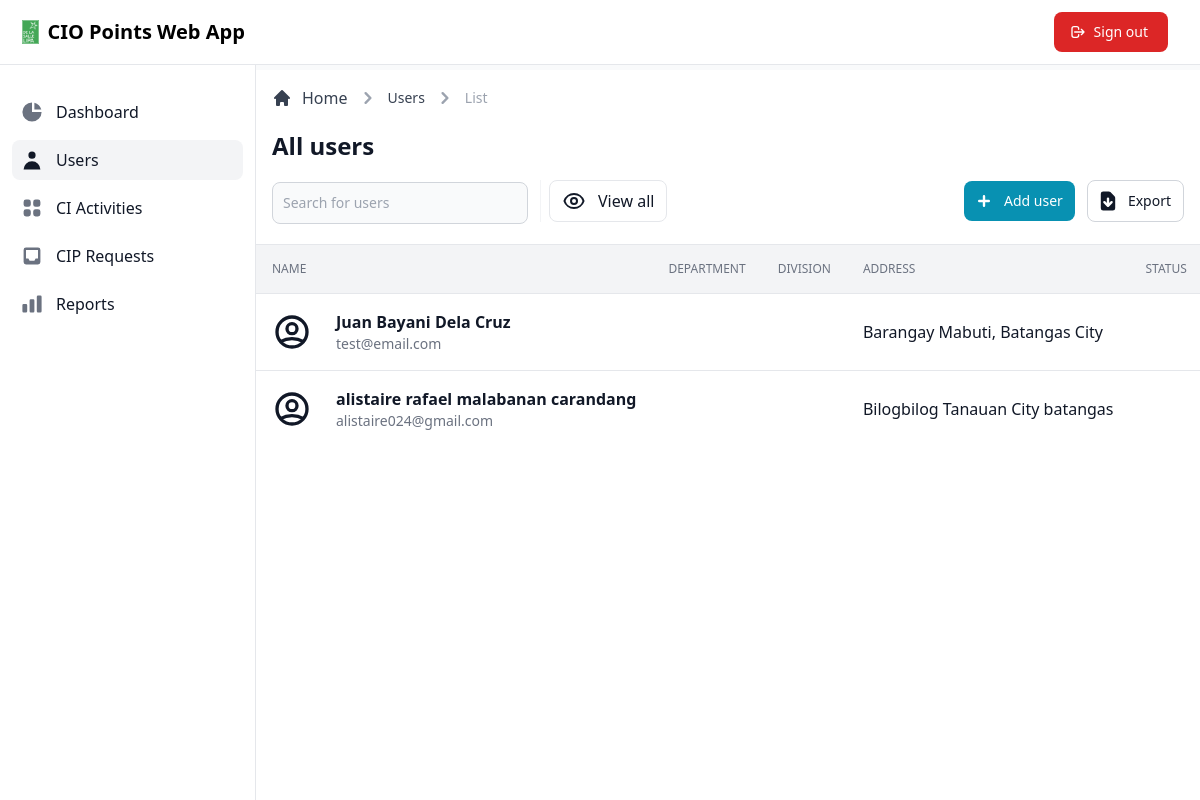
The page /admin/view/users.php (signed in) on the database as committed earlier.
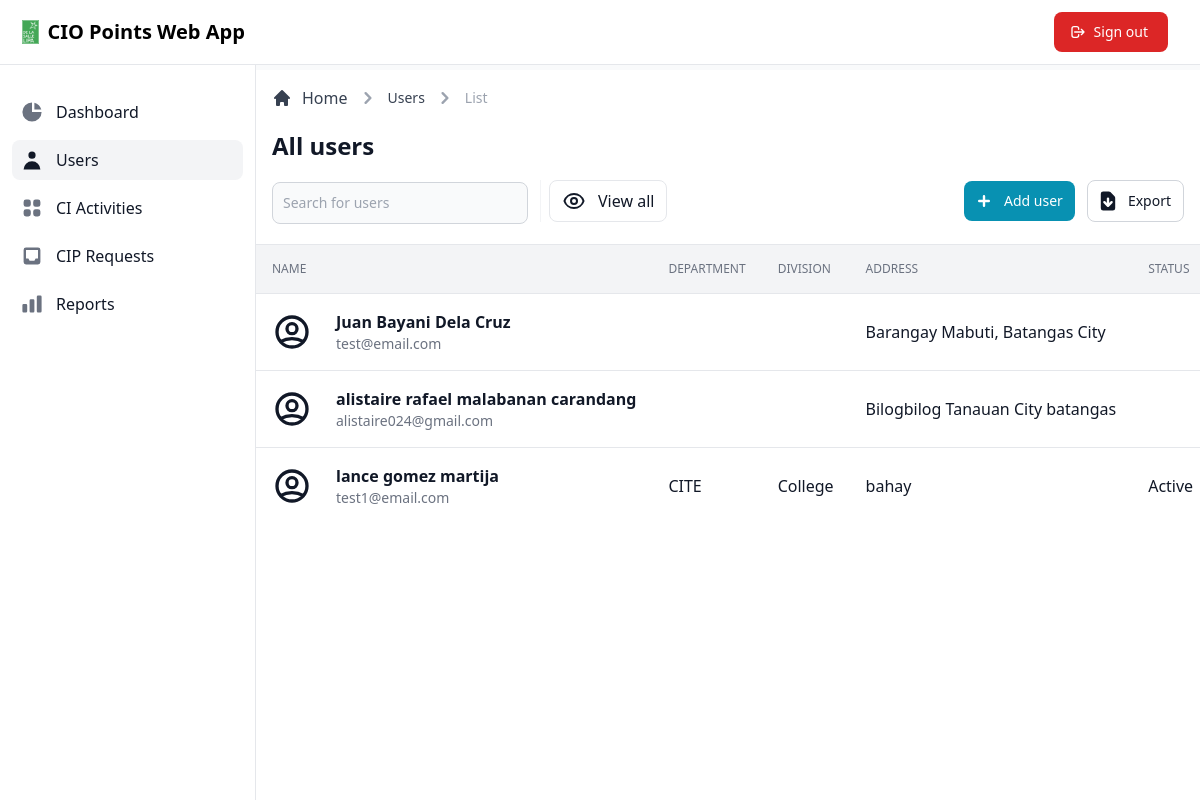
The same page on the database as committed later.
### tables this page shows
CREATE TABLE `user` (
  `user_id` int(11) NOT NULL,
  `first_name` varchar(255) NOT NULL,
  `middle_name` varchar(255) NOT NULL,
  `last_name` varchar(255) NOT NULL,
  `address` varchar(255) NOT NULL,
  `email` varchar(255) NOT NULL,
  `password` varchar(255) NOT NULL,
  `contact_number` varchar(255) NOT NULL,
  `department` varchar(255) NOT NULL,
  `division` varchar(255) NOT NULL,
  `status` varchar(255) NOT NULL,
  `date_created` timestamp NOT NULL DEFAULT current_timestamp(),
  `date_updated` timestamp NOT NULL DEFAULT current_timestamp() ON UPDATE current_timestamp()
);

### admin/view/users.php (called while the page is built, shortened)
<?php
$data = [
    'title' => 'Users',
    'dir' => '../../'
];
include_once '../database/database.php';
class DisplayUsers extends Dbh
{
    public function getUser()
    {
        $sql = 'SELECT * FROM user;';
        $stmt = $this->connect()->prepare($sql);
        if (!$stmt->execute()) {
            $stmt = null;
            exit;
        }
        $result = $stmt->fetchAll(PDO::FETCH_ASSOC);
        return $result;
    }
}
$display = new DisplayUsers();
$records = $display->getUser();
require_once('../layouts/header.php');
require_once('../layouts/navbar.php');
require_once('../layouts/sidebar.php');
require_once('../pages/users/main.php');
require_once('../layouts/footer.php');

### admin/database/database.php (called while the page is built)
<?php
class Dbh
{
  private $hostname = 'localhost';
  private $username = 'root';
  private $password = '';
  private $dbname = 'dbciopointswebapp';
  public function connect()
  {
    try {
      $dbh = new PDO('mysql:host=' . $this->hostname . ';dbname=' . $this->dbname, $this->username, $this->password);
      return $dbh;
    } catch (PDOException $e) {
      print "Error!: " . $e->getMessage() . "<br>";
      die();
    }
  }
}

### admin/pages/users/tabledata.php (the view, shortened to what this page needs)
<div class="flex flex-col">
  <div class="overflow-x-auto">
    <div class="inline-block min-w-full align-middle">
      <div class="overflow-hidden shadow">
        <table class="min-w-full divide-y divide-gray-200 table-fixed">
          <thead class="bg-gray-100">
            <tr>
              <th scope="col" class="p-4 text-xs font-medium text-left text-gray-500 uppercase">
                Name
              </th>
              <th scope="col" class="p-4 text-xs font-medium text-left text-gray-500 uppercase">
                Department
              </th>
              <th scope="col" class="p-4 text-xs font-medium text-left text-gray-500 uppercase">
                Division
              </th>
              <th scope="col" class="p-4 text-xs font-medium text-left text-gray-500 uppercase">
                Address
              </th>
              <th scope="col" class="p-4 text-xs font-medium text-left text-gray-500 uppercase">
                Status
              </th>
            </tr>
          </thead>
          <tbody class="bg-white divide-y divide-gray-200">
            <?php foreach ($records as $data) { ?>
              <tr class="hover:bg-gray-100">
                <td class="flex items-center p-4 mr-12 space-x-6 whitespace-nowrap lg:mr-0">
                  <div class="text-sm font-normal text-gray-500">
                    <div class="text-base font-semibold text-gray-900"><?= $data['first_name'] . ' ' . $data['middle_name'] . ' ' . $data['last_name']; ?></div>
                    <div class="text-sm font-normal text-gray-500"><?= $data['email'] ?></div>
                  </div>
                </td>
                <td class="p-4 text-base font-medium text-gray-900 whitespace-nowrap"><?= $data['department']; ?></td>
                <td class="p-4 text-base font-medium text-gray-900 whitespace-nowrap"><?= $data['division']; ?></td>
                <td class="p-4 text-base font-medium text-gray-900 whitespace-nowrap"><?= $data['address']; ?></td>
                <td class="p-4 text-base font-normal text-gray-900 whitespace-nowrap"><?= $data['status'] ?></td>
              </tr>
            <?php } ?>
          </tbody>
        </table>
      </div>
    </div>
  </div>
</div>

### admin/layouts/header.php (shortened to what this page needs)
<!DOCTYPE html>
<html lang="en">
<head>
  <link rel="stylesheet" href="<?= $data['dir']; ?>src/css/style.css?<?= time(); ?>">
</head>
<body>

### admin/layouts/navbar.php (shortened to what this page needs)
<nav class="fixed z-30 w-full bg-white border-b border-gray-200">
  <div class="px-3 py-3 lg:px-5 lg:pl-3">
    <div class="flex items-center justify-between">
      <div class="flex items-center justify-start">
        <a href="#" class="text-xl font-bold flex items-center lg:ml-2.5">
          <img src="../../src/images/dlsl-logo.png" class="h-6 mr-2" alt="Windster Logo">
          <span class="self-center whitespace-nowrap">CIO Points Web App</span>
        </a>
      </div>
      <div class="flex items-center">
        <a href="../includes/logout.inc.php" class="hidden sm:inline-flex ml-5 text-white bg-red-600 hover:bg-red-700 focus:ring-4 focus:ring-red-200 font-medium rounded-lg text-sm px-5 py-2.5 text-center items-center mr-3">
          <svg xmlns="http://www.w3.org/2000/svg" class="w-4 h-4 mr-2 -ml-1" fill="none" viewBox="0 0 24 24" stroke="currentColor" stroke-width="2">
            <path stroke-linecap="round" stroke-linejoin="round" d="M17 16l4-4m0 0l-4-4m4 4H7m6 4v1a3 3 0 01-3 3H6a3 3 0 01-3-3V7a3 3 0 013-3h4a3 3 0 013 3v1" />
          </svg>
          Sign out
        </a>
      </div>
    </div>
  </div>
</nav>

### admin/layouts/sidebar.php (shortened to what this page needs)
<aside id="sidebar" class="fixed top-0 left-0 z-20 flex flex-col flex-shrink-0 hidden w-64 h-full pt-16 duration-75 lg:flex transition-width" aria-label="Sidebar">
  <div class="relative flex flex-col flex-1 min-h-0 pt-0 bg-white border-r border-gray-200">
    <div class="flex flex-col flex-1 pt-5 pb-4 overflow-y-auto">
      <div class="flex-1 px-3 space-y-1 bg-white divide-y">
        <ul class="pb-2 space-y-2">
          <li>
            <a href="../view/dashboard.php" class="flex items-center p-2 text-base font-normal text-gray-900 rounded-lg hover:bg-gray-100 group <?= ($data['title'] == 'Dashboard') ? 'bg-gray-100' : ''; ?>">
              <svg class="w-6 h-6 transition duration-75 group-hover:text-gray-900 <?= ($data['title'] == 'Dashboard') ? 'text-gray-900' : 'text-gray-500'; ?>" fill="currentColor" viewBox="0 0 20 20" xmlns="http://www.w3.org/2000/svg">
                <path d="M2 10a8 8 0 018-8v8h8a8 8 0 11-16 0z"></path>
                <path d="M12 2.252A8.014 8.014 0 0117.748 8H12V2.252z"></path>
              </svg>
              <span class="ml-3">Dashboard</span>
            </a>
          </li>
          <li>
            <a href="../view/users.php" class="text-base text-gray-900 font-normal rounded-lg hover:bg-gray-100 flex items-center p-2 group <?= ($data['title'] == 'Users') ? 'bg-gray-100' : ''; ?>">
              <svg class="w-6 h-6 transition duration-75 group-hover:text-gray-900 <?= ($data['title'] == 'Users') ? 'text-gray-900' : 'text-gray-500'; ?>" fill="currentColor" viewBox="0 0 20 20" xmlns="http://www.w3.org/2000/svg">
                <path fill-rule="evenodd" d="M10 9a3 3 0 100-6 3 3 0 000 6zm-7 9a7 7 0 1114 0H3z" clip-rule="evenodd"></path>
              </svg>
              <span class="flex-1 ml-3 whitespace-nowrap">Users</span>
            </a>
          </li>
          <li>
            <a href="../view/ciactivities.php" class="text-base text-gray-900 font-normal rounded-lg hover:bg-gray-100 flex items-center p-2 group <?= ($data['title'] == 'CI Activities') ? 'bg-gray-100' : ''; ?>">
              <svg xmlns="http://www.w3.org/2000/svg" class="w-6 h-6 transition duration-75 group-hover:text-gray-900 <?= ($data['title'] == 'CI Activities') ? 'text-gray-900' : 'text-gray-500'; ?>" viewBox="0 0 20 20" fill="currentColor">
                <path d="M5 3a2 2 0 00-2 2v2a2 2 0 002 2h2a2 2 0 002-2V5a2 2 0 00-2-2H5zM5 11a2 2 0 00-2 2v2a2 2 0 002 2h2a2 2 0 002-2v-2a2 2 0 00-2-2H5zM11 5a2 2 0 012-2h2a2 2 0 012 2v2a2 2 0 01-2 2h-2a2 2 0 01-2-2V5zM11 13a2 2 0 012-2h2a2 2 0 012 2v2a2 2 0 01-2 2h-2a2 2 0 01-2-2v-2z" />
              </svg>
              <span class="flex-1 ml-3 whitespace-nowrap">CI Activities</span>
            </a>
          </li>
          <li>
            <a href="../view/ciprequests.php" class="text-base text-gray-900 font-normal rounded-lg hover:bg-gray-100 flex items-center p-2 group <?= ($data['title'] == 'CIP Requests') ? 'bg-gray-100' : ''; ?>">
              <svg xmlns="http://www.w3.org/2000/svg" class="w-6 h-6 transition duration-75 group-hover:text-gray-900 <?= ($data['title'] == 'CIP Requests') ? 'text-gray-900' : 'text-gray-500'; ?>" viewBox="0 0 20 20" fill="currentColor">
                <path fill-rule="evenodd" d="M5 3a2 2 0 00-2 2v10a2 2 0 002 2h10a2 2 0 002-2V5a2 2 0 00-2-2H5zm0 2h10v7h-2l-1 2H8l-1-2H5V5z" clip-rule="evenodd" />
              </svg>
              <span class="flex-1 ml-3 whitespace-nowrap">CIP Requests</span>
            </a>
          </li>
          <li>
            <a href="../view/reports.php" class="flex items-center p-2 text-base font-normal text-gray-900 rounded-lg hover:bg-gray-100 group <?= ($data['title'] == 'Reports') ? 'bg-gray-100' : ''; ?>">
              <svg xmlns="http://www.w3.org/2000/svg" class="w-6 h-6 transition duration-75 group-hover:text-gray-900 <?= ($data['title'] == 'Reports') ? 'text-gray-900' : 'text-gray-500'; ?>" viewBox="0 0 20 20" fill="currentColor">
                <path d="M2 11a1 1 0 011-1h2a1 1 0 011 1v5a1 1 0 01-1 1H3a1 1 0 01-1-1v-5zM8 7a1 1 0 011-1h2a1 1 0 011 1v9a1 1 0 01-1 1H9a1 1 0 01-1-1V7zM14 4a1 1 0 011-1h2a1 1 0 011 1v12a1 1 0 01-1 1h-2a1 1 0 01-1-1V4z" />
              </svg>
              <span class="flex-1 ml-3 whitespace-nowrap">Reports</span>
            </a>
          </li>
        </ul>
      </div>
    </div>
  </div>
</aside>

### admin/pages/users/main.php (shortened to what this page needs)
<div class="flex pt-16 overflow-hidden bg-white">
  <div id="main-content" class="relative w-full h-full overflow-y-auto bg-gray-50 lg:ml-64">
    <main>
      <div class="p-4 bg-white block sm:flex items-center justify-between border-b border-gray-200 lg:mt-1.5">
        <div class="w-full mb-1">
          <div class="mb-4">
            <nav class="flex mb-5" aria-label="Breadcrumb">
              <ol class="inline-flex items-center space-x-1 md:space-x-2">
                <li class="inline-flex items-center">
                  <a href="../view/dashboard.php" class="inline-flex items-center text-gray-700 hover:text-gray-900">
                    <svg class="w-5 h-5 mr-2.5" fill="currentColor" viewBox="0 0 20 20" xmlns="http://www.w3.org/2000/svg">
                      <path d="M10.707 2.293a1 1 0 00-1.414 0l-7 7a1 1 0 001.414 1.414L4 10.414V17a1 1 0 001 1h2a1 1 0 001-1v-2a1 1 0 011-1h2a1 1 0 011 1v2a1 1 0 001 1h2a1 1 0 001-1v-6.586l.293.293a1 1 0 001.414-1.414l-7-7z"></path>
                    </svg>
                    Home
                  </a>
                </li>
                <li>
                  <div class="flex items-center">
                    <svg class="w-6 h-6 text-gray-400" fill="currentColor" viewBox="0 0 20 20" xmlns="http://www.w3.org/2000/svg">
                      <path fill-rule="evenodd" d="M7.293 14.707a1 1 0 010-1.414L10.586 10 7.293 6.707a1 1 0 011.414-1.414l4 4a1 1 0 010 1.414l-4 4a1 1 0 01-1.414 0z" clip-rule="evenodd"></path>
                    </svg>
                    <a href="#" class="ml-1 text-sm font-medium text-gray-700 hover:text-gray-900 md:ml-2">Users</a>
                  </div>
                </li>
                <li>
                  <div class="flex items-center">
                    <svg class="w-6 h-6 text-gray-400" fill="currentColor" viewBox="0 0 20 20" xmlns="http://www.w3.org/2000/svg">
                      <path fill-rule="evenodd" d="M7.293 14.707a1 1 0 010-1.414L10.586 10 7.293 6.707a1 1 0 011.414-1.414l4 4a1 1 0 010 1.414l-4 4a1 1 0 01-1.414 0z" clip-rule="evenodd"></path>
                    </svg>
                    <span class="ml-1 text-sm font-medium text-gray-400 md:ml-2" aria-current="page">List</span>
                  </div>
                </li>
              </ol>
            </nav>
            <h1 class="text-xl font-semibold text-gray-900 sm:text-2xl">All users</h1>
          </div>
          <div class="sm:flex">
            <div class="items-center hidden mb-3 sm:flex sm:divide-x sm:divide-gray-100 sm:mb-0">
              <form class="lg:pr-3" action="#" method="GET">
                <div class="relative mt-1 lg:w-64 xl:w-96">
                  <input type="text" name="search" id="users-search" class="bg-gray-50 border border-gray-300 text-gray-900 sm:text-sm rounded-lg focus:ring-cyan-600 focus:border-cyan-600 block w-full p-2.5" placeholder="Search for users">
                </div>
              </form>
              <div class="flex pl-0 mt-3 space-x-1 sm:pl-2 sm:mt-0">
                <a href="users.php" class="text-gray-900 bg-white hover:bg-gray-100 focus:ring-4 focus:ring-gray-200 border border-gray-200 font-medium inline-flex items-center rounded-lg text-base px-3 py-2 text-center;">
                  <span>View all</span>
                </a>
              </div>
            </div>
            <div class="flex items-center ml-auto space-x-2 sm:space-x-3">
              <a href="../view/addUser.php" class="inline-flex items-center justify-center w-1/2 px-3 py-2 text-sm font-medium text-center text-white rounded-lg bg-cyan-600 hover:bg-cyan-700 focus:ring-4 focus:ring-cyan-200 sm:w-auto">
                <svg class="w-6 h-6 mr-2 -ml-1" fill="currentColor" viewBox="0 0 20 20" xmlns="http://www.w3.org/2000/svg">
                  <path fill-rule="evenodd" d="M10 5a1 1 0 011 1v3h3a1 1 0 110 2h-3v3a1 1 0 11-2 0v-3H6a1 1 0 110-2h3V6a1 1 0 011-1z" clip-rule="evenodd"></path>
                </svg>
                Add user
              </a>
              <a href="#" class="inline-flex items-center justify-center w-1/2 px-3 py-2 text-sm font-medium text-center text-gray-900 bg-white border border-gray-300 rounded-lg hover:bg-gray-100 focus:ring-4 focus:ring-cyan-200 sm:w-auto">
                Export
              </a>
            </div>
          </div>
        </div>
      </div>
      <?php
      if (!empty($records)) {
        require_once('../pages/users/tabledata.php');
      }
      ?>
    </main>
  </div>
</div>

### admin/layouts/footer.php (shortened to what this page needs)
</body>
</html>

Rows that differ between the two databases and show on the page:
added user: first_name "lance", middle_name "gomez", last_name "martija", email "test1@email.com", department "CITE", division "College", address "bahay", status "Active"
